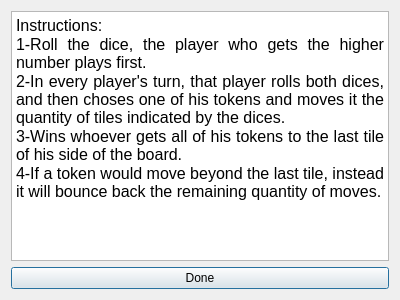
<?xml version="1.0" encoding="UTF-8"?>
<ui version="4.0">
 <class>HelpDialog</class>
 <widget class="QDialog" name="HelpDialog">
  <property name="geometry">
   <rect>
    <x>0</x>
    <y>0</y>
    <width>400</width>
    <height>300</height>
   </rect>
  </property>
  <property name="windowTitle">
   <string>Dialog</string>
  </property>
  <layout class="QVBoxLayout" name="verticalLayout">
   <item>
    <widget class="QTextBrowser" name="textBrowser">
     <property name="html">
      <string>&lt;!DOCTYPE HTML PUBLIC &quot;-//W3C//DTD HTML 4.0//EN&quot; &quot;http://www.w3.org/TR/REC-html40/strict.dtd&quot;&gt;
&lt;html&gt;&lt;head&gt;&lt;meta name=&quot;qrichtext&quot; content=&quot;1&quot; /&gt;&lt;style type=&quot;text/css&quot;&gt;
p, li { white-space: pre-wrap; }
&lt;/style&gt;&lt;/head&gt;&lt;body style=&quot; font-family:'MS Shell Dlg 2'; font-size:8.25pt; font-weight:400; font-style:normal;&quot;&gt;
&lt;p align=&quot;justify&quot; style=&quot; margin-top:0px; margin-bottom:0px; margin-left:0px; margin-right:0px; -qt-block-indent:0; text-indent:0px;&quot;&gt;&lt;span style=&quot; font-size:12pt;&quot;&gt;Instructions:&lt;/span&gt;&lt;/p&gt;
&lt;p align=&quot;justify&quot; style=&quot; margin-top:0px; margin-bottom:0px; margin-left:0px; margin-right:0px; -qt-block-indent:0; text-indent:0px;&quot;&gt;&lt;span style=&quot; font-size:12pt;&quot;&gt;1-Roll the dice, the player who gets the higher number plays first.&lt;/span&gt;&lt;/p&gt;
&lt;p align=&quot;justify&quot; style=&quot; margin-top:0px; margin-bottom:0px; margin-left:0px; margin-right:0px; -qt-block-indent:0; text-indent:0px;&quot;&gt;&lt;span style=&quot; font-size:12pt;&quot;&gt;2-In every player's turn, that player rolls both dices, and then choses one of his tokens and moves it the quantity of tiles indicated by the dices.&lt;/span&gt;&lt;/p&gt;
&lt;p align=&quot;justify&quot; style=&quot; margin-top:0px; margin-bottom:0px; margin-left:0px; margin-right:0px; -qt-block-indent:0; text-indent:0px;&quot;&gt;&lt;span style=&quot; font-size:12pt;&quot;&gt;3-Wins whoever gets all of his tokens to the last tile of his side of the board.&lt;/span&gt;&lt;/p&gt;
&lt;p align=&quot;justify&quot; style=&quot; margin-top:0px; margin-bottom:0px; margin-left:0px; margin-right:0px; -qt-block-indent:0; text-indent:0px;&quot;&gt;&lt;span style=&quot; font-size:12pt;&quot;&gt;4-If a token would move beyond the last tile, instead it will bounce back the remaining quantity of moves.&lt;/span&gt;&lt;/p&gt;&lt;/body&gt;&lt;/html&gt;</string>
     </property>
    </widget>
   </item>
   <item>
    <widget class="QPushButton" name="doneButton">
     <property name="text">
      <string>Done</string>
     </property>
    </widget>
   </item>
  </layout>
 </widget>
 <resources/>
 <connections>
  <connection>
   <sender>doneButton</sender>
   <signal>clicked()</signal>
   <receiver>HelpDialog</receiver>
   <slot>close()</slot>
   <hints>
    <hint type="sourcelabel">
     <x>199</x>
     <y>278</y>
    </hint>
    <hint type="destinationlabel">
     <x>199</x>
     <y>149</y>
    </hint>
   </hints>
  </connection>
 </connections>
</ui>
